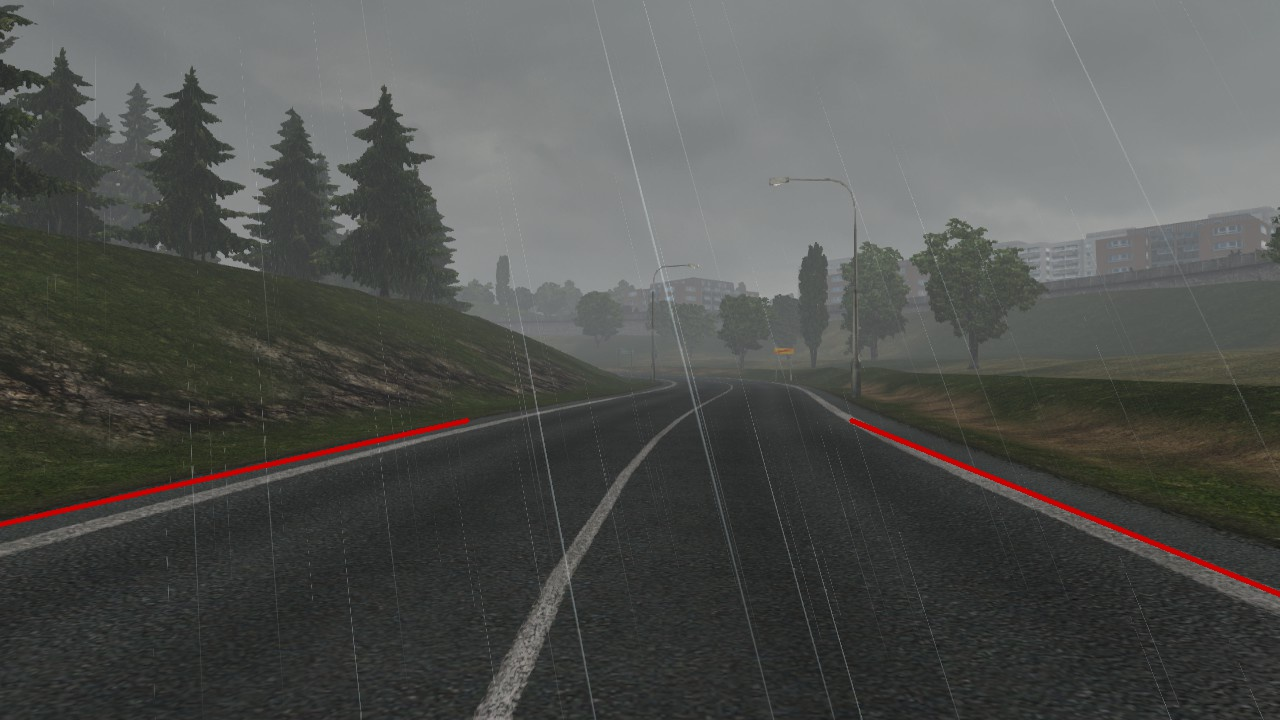
#> input picture screens/img_lanes.jpg, 1280 x 720 px
$ python -i image_processor.py   (imports and definitions only)
#> lines starting #> are read from the running program, lines starting #| are printed output that depends on the picture; after the words box and inside, x2 and y2 are one past the last pixel; in counts of white or black regions, pixels touching at a corner belong together
"""
The image processing library.
"""

import cv2 as cv
import numpy as np
from config import config


def process_image(img):
    """
    Process the current screenshot of the game and return the processed image.
    The process:
     - equalize the histogram to normalize the image
     - isolate the lane markings using morphological operations
     - find the edges using the Canny edge detector
     - blur the image with Gaussian blur
     - mask the image and retain only a specific region of interest
     - use the Hough probabilistic transform to find lines in image
     - keep only N longest lines
     - get the two lanes by averaging the lines
     - draw the lanes and lines on the image

    :param img: The current screenshot of the game to be processed (image)
    :return: the processed image with drawn lane, the lanes (array of length 4)
    """
    equ_img = equalize_hist(img)

    i_img = isolate_lane_markings(equ_img)

    edges = cv.Canny(i_img, config['canny_t1'], config['canny_t2'])

    blurred_img = cv.GaussianBlur(edges, (config['blur_sigma'], config['blur_sigma']), 0)
    masked_img = set_roi(blurred_img, np.int32(config['roi']))

    lines = hough_lines(masked_img)

    if lines is None:
        return masked_img, None, img

    lines = find_longest_lines(lines)

    lanes = find_lanes(lines)
    lane_lines = [make_line_points(720, 420, lanes[0]), make_line_points(720, 420, lanes[1])]

    img_lines = cv.cvtColor(masked_img, cv.COLOR_GRAY2BGR)
    img_lines = draw_lines(img_lines, lines, color=(200, 0, 0), thickness=2)
    img_lines = draw_lines(img_lines, lane_lines, color=(0, 0, 200), thickness=4)

    orig_img_lanes = draw_lines(img, lane_lines, color=(0, 0, 200), thickness=4)

    ret_lanes = (list(lanes[0]) if lanes[0] is not None else [-666, -666]) + \
                (list(lanes[1]) if lanes[1] is not None else [666, 666])

    return img_lines, ret_lanes, orig_img_lanes


def equalize_hist(img):
    """
    Normalize the image histogram to improve contrast and improve detection in low-light environments
    :param img: the image
    :return: the normalized image
    """

    gray = cv.cvtColor(img, cv.COLOR_BGR2GRAY)
    equ = cv.equalizeHist(gray)
    return equ


def isolate_lane_markings(img):
    """
    Isolate the lane markings with morphological operations.
    :param img: the image
    :return: the image with lane markings
    """

    kernel = np.ones((5, 5), np.uint8)
    opening = cv.morphologyEx(img, cv.MORPH_OPEN, kernel=kernel)
    dilation = cv.dilate(opening, kernel=kernel, iterations=1)

    return dilation


def find_longest_lines(lines):
    """
    Find the N longest lines.
    :param lines: the lines found by Hough transform
    :return: an array of length N, containing the N longest lines
    """

    # get lengths of all lines
    line_lengths = map(lambda l: np.sqrt((l[2] - l[0]) ** 2 + (l[3] - l[1]) ** 2), lines)

    # choose N longest lines
    longest_lines = np.array([lines[i] for i, _ in
                             sorted(enumerate(line_lengths), key=lambda p: p[1])[::-1][:config['n_longest_lines']]])

    return longest_lines


def find_lanes(lines):
    """
    Determines two lanes from a set of lines.
    Separate the lines into two sets based on their slope, then use a weighted average of slopes / intercepts
    (the weights are line lengths) to determine lanes. If a lane cannot be found, return None in its place.
    Taken from https://github.com/naokishibuya/car-finding-lane-lines

    :param lines: The array of lines, each line is represented with four coordinates.
    :return: the left and right lane, each is represented with slope and intercept.
    """

    left_lines = []
    left_weights = []
    right_lines = []
    right_weights = []

    for line in lines:
        x1, y1, x2, y2 = line

        # ignore a vertical line
        if x2 == x1:
            continue

        slope = (y2 - y1) / (x2 - x1)
        intercept = y1 - slope * x1
        length = np.sqrt((y2 - y1) ** 2 + (x2 - x1) ** 2)

        # if 0.0

        if slope < 0:  # y is reversed in image
            left_lines.append((slope, intercept))
            left_weights.append(length)
        else:
            right_lines.append((slope, intercept))
            right_weights.append(length)

    # add more weight to longer lines
    left_lane = np.dot(left_weights, left_lines) / np.sum(left_weights) if len(left_weights) > 0 else None
    right_lane = np.dot(right_weights, right_lines) / np.sum(right_weights) if len(right_weights) > 0 else None

    return left_lane, right_lane


def make_line_points(y1, y2, line):
    """
    Convert a line represented in slope and intercept into pixel points.
    Taken from https://github.com/naokishibuya/car-finding-lane-lines

    :param y1: first y coordinate of the line
    :param y2: second y coordinate of the line
    :param line: the slope and intercept of the line
    :return: an array of four coordinates [x1, y1, x2, y2]
    """

    if line is None:
        return None

    slope, intercept = line

    try:
        x1 = int((y1 - intercept) / slope)
        x2 = int((y2 - intercept) / slope)
        y1 = int(y1)
        y2 = int(y2)
        return [x1, y1, x2, y2]

    except OverflowError:
        return None


def set_roi(img, roi):
    """
    Mask the image, retain specified region of interest.

    :param img: the image to be masked
    :param roi: the region of interest
    :return: masked image
    """

    mask = np.zeros_like(img)
    cv.fillConvexPoly(mask, roi, (255, 255, 255))
    return cv.bitwise_and(img, mask)


def hough_lines(edges):
    """
    Fit lines to the edges in the image using the Hough probabilistic transform.

    :param edges: the result of Canny's edge detector (blurred)
    :return: an array of lines found by Hough transform
    """

    lines = cv.HoughLinesP(edges, rho=1, theta=np.pi / 180, threshold=config['hough_threshold'],
                           minLineLength=config['hough_min_line_length'], maxLineGap=config['hough_max_line_gap'])
    if lines is None:
        return None

    return np.array(list(map(lambda x: x[0], lines)))


def draw_lines(img, lines, color=(255, 255, 255), thickness=3):
    """
    Draw lines on the image.

    :param img: the image
    :param lines: the lines (each is an array of point coordinates)
    :param color: the color of the lines (default white)
    :param thickness: the thickness of the lines (default 3px)
    :return: the image with drawn lines
    """

    for line in lines:
        if line is None:
            continue
        x1, y1, x2, y2 = line
        cv.line(img, (x1, y1), (x2, y2), color, thickness)

    return img

>>> import cv2
>>> picture = cv2.imread('screens/img_lanes.jpg')
#> picture is the input picture: shape (720, 1280, 3); mean B, G, R 79.7, 82.5, 81.1
>>> result = process_image(picture)
#> in isolate_lane_markings, `dilation = cv.dilate(opening, kernel=kernel, iterations=1)`:
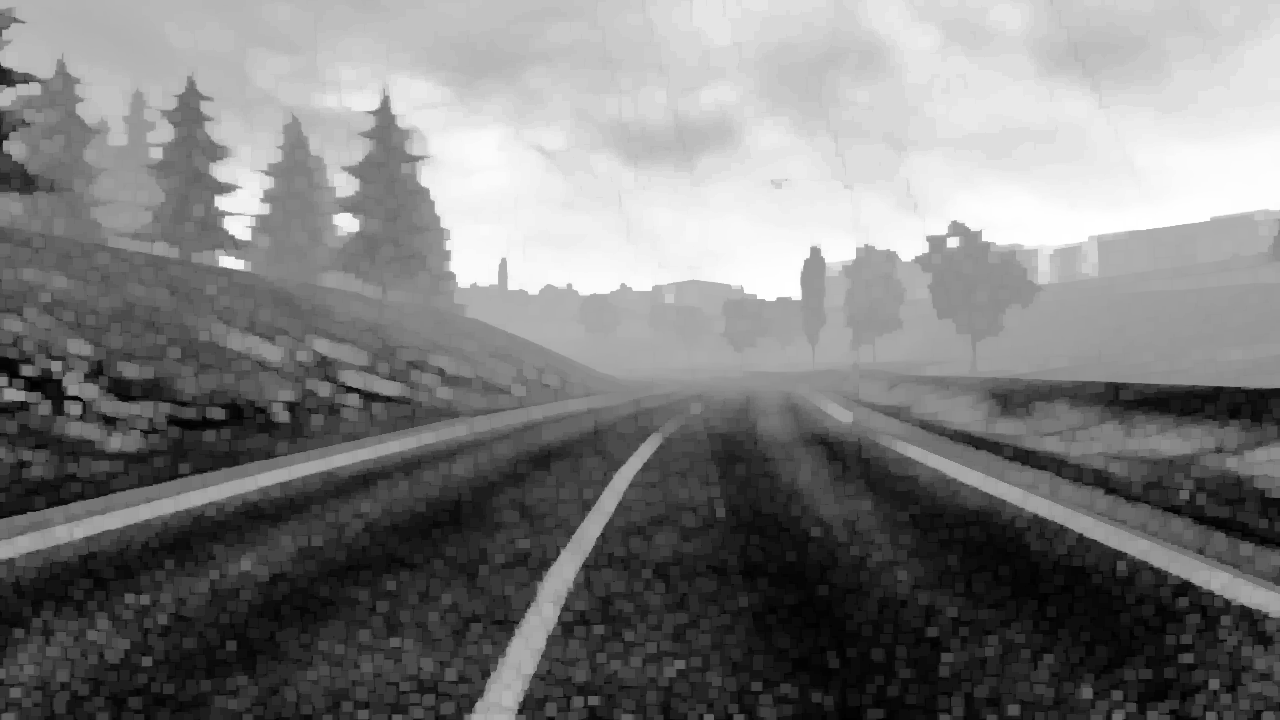
#> dilation: shape (720, 1280); min 0, max 255, mean 124.3
#> in process_image, `edges = cv.Canny(i_img, config['canny_t1'], config['canny_t2'])`:
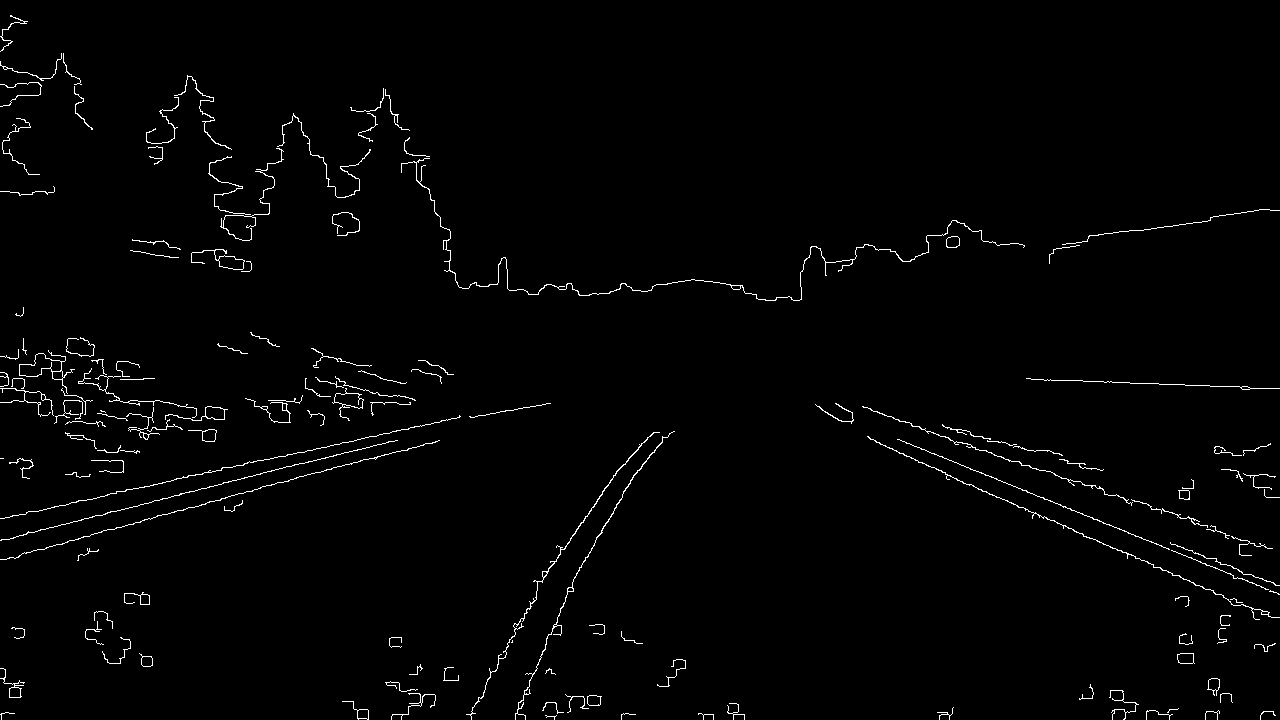
#> edges: shape (720, 1280); 1.5% white in thin lines or dots
#> in set_roi, `cv.fillConvexPoly(mask, roi, (255, 255, 255))`:
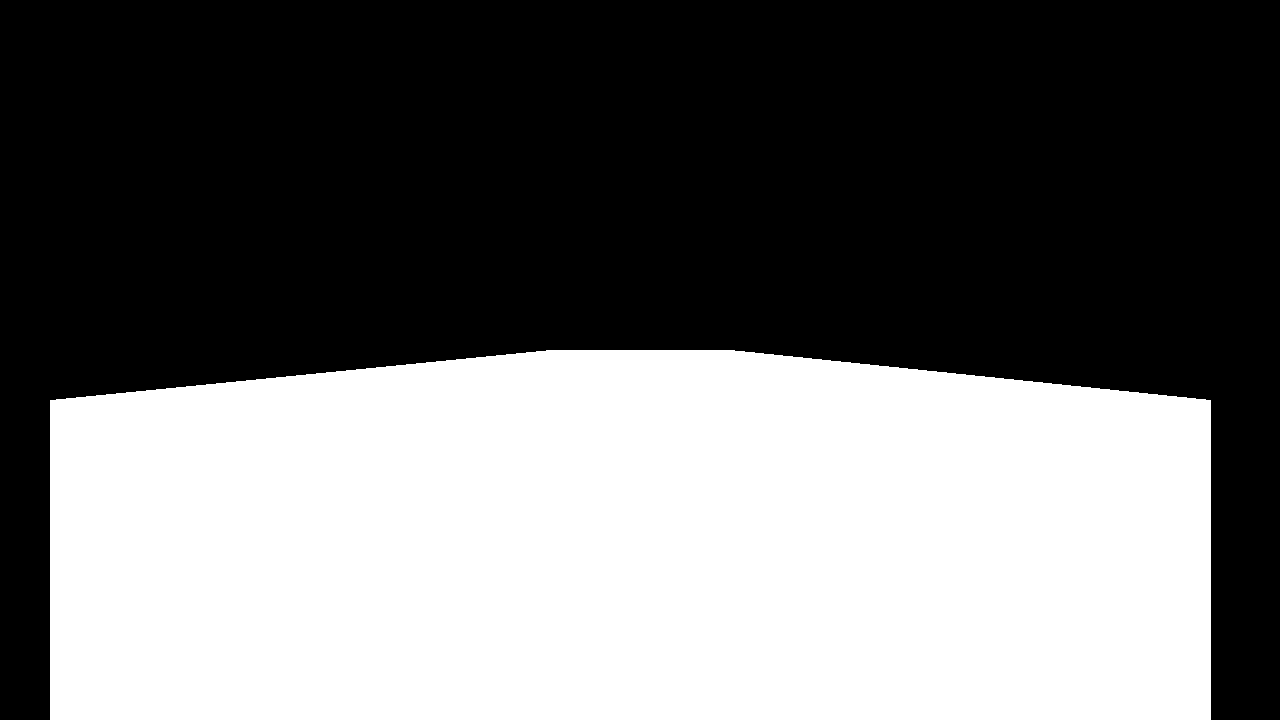
#> mask: shape (720, 1280); 43.9% white; 1 white region, box (x1, y1, x2, y2) and area: (50, 350, 1211, 720) 405000
#> in hough_lines, `lines = cv.HoughLinesP(edges, rho=1, theta=np.pi / 180, threshold=conf..`: lines = 275 rows, first 6: [63, 400, 228, 409], [208, 469, 409, 430], [869, 440, 1206, 590], [52, 547, 368, 457], [475, 418, 535, 404], [53, 525, 398, 439]
#> in find_longest_lines, `longest_lines = np.array([lines[i] for i, _ in sorted(enumerate(line_l..`: longest_lines = [[866, 437, 1210, 590], [861, 406, 1210, 526], [861, 407, 1210, 527], [869, 440, 1206, 590], [862, 407, 1209, 526], [870, 411, 1210, 528], [876, 442, 1204, 588], [50, 527, 398, 440], [53, 525, 398, 439], [896, 440, 1210, 567]]
#> in process_image, `lines = find_longest_lines(lines)`: lines has the same summary as longest_lines in find_longest_lines
#> the loop in find_lanes, `for line in lines:` made 10 passes
#> (x1, y1, x2, y2, slope, intercept, length) on passes 1 to 10: (866, 437, 1210, 590, 0.445, 51.83, 376.5), (861, 406, 1210, 526, 0.344, 110, 369.1), (861, 407, 1210, 527, 0.344, 111, 369.1), (869, 440, 1206, 590, 0.445, 53.2, 368.9), (862, 407, 1209, 526, 0.343, 111.4, 366.8), (870, 411, 1210, 528, 0.344, 111.6, 359.6), (876, 442, 1204, 588, 0.445, 52.07, 359), (50, 527, 398, 440, -0.25, 539.5, 358.7), (53, 525, 398, 439, -0.249, 538.2, 355.6), (896, 440, 1210, 567, 0.404, 77.61, 338.7)
#> after the loop in find_lanes, `for line in lines:`: left_lines = [(-0.25, 539.5), (-0.249, 538.2)]; left_weights = [358.7, 355.6]; right_lines = [(0.445, 51.83), (0.344, 110), (0.344, 111), (0.445, 53.2), (0.343, 111.4), (0.344, 111.6), (0.445, 52.07), (0.404, 77.61)]; right_weights = [376.5, 369.1, 369.1, 368.9, 366.8, 359.6, 359, 338.7]
#> in find_lanes, `left_lane = np.dot(left_weights, left_lines) / np.sum(left_weights) if..`: left_lane = [-0.25, 538.9]
#> in find_lanes, `right_lane = np.dot(right_weights, right_lines) / np.sum(right_weights..`: right_lane = [0.389, 84.83]
#> in process_image, `lanes = find_lanes(lines)`: lanes = ([-0.25, 538.9], [0.389, 84.83])
#> in make_line_points, `slope, intercept = line`: slope = -0.25; intercept = 538.9
#> in make_line_points, `x1 = int((y1 - intercept) / slope)`: x1 = -725
#> in make_line_points, `x2 = int((y2 - intercept) / slope)`: x2 = 476
#> in process_image, `lane_lines = [make_line_points(720, 420, lanes[0]), make_line_points(7..`: lane_lines = [[-725, 720, 476, 420], [1631, 720, 861, 420]]
#> the loop in draw_lines, `for line in lines:` made 10 passes
#> call 2 of draw_lines, with color = (0, 0, 200), thickness = 4
#> the loop in draw_lines (call 2), `for line in lines:` made 2 passes
#> after the loop in draw_lines (call 2), `for line in lines:`:
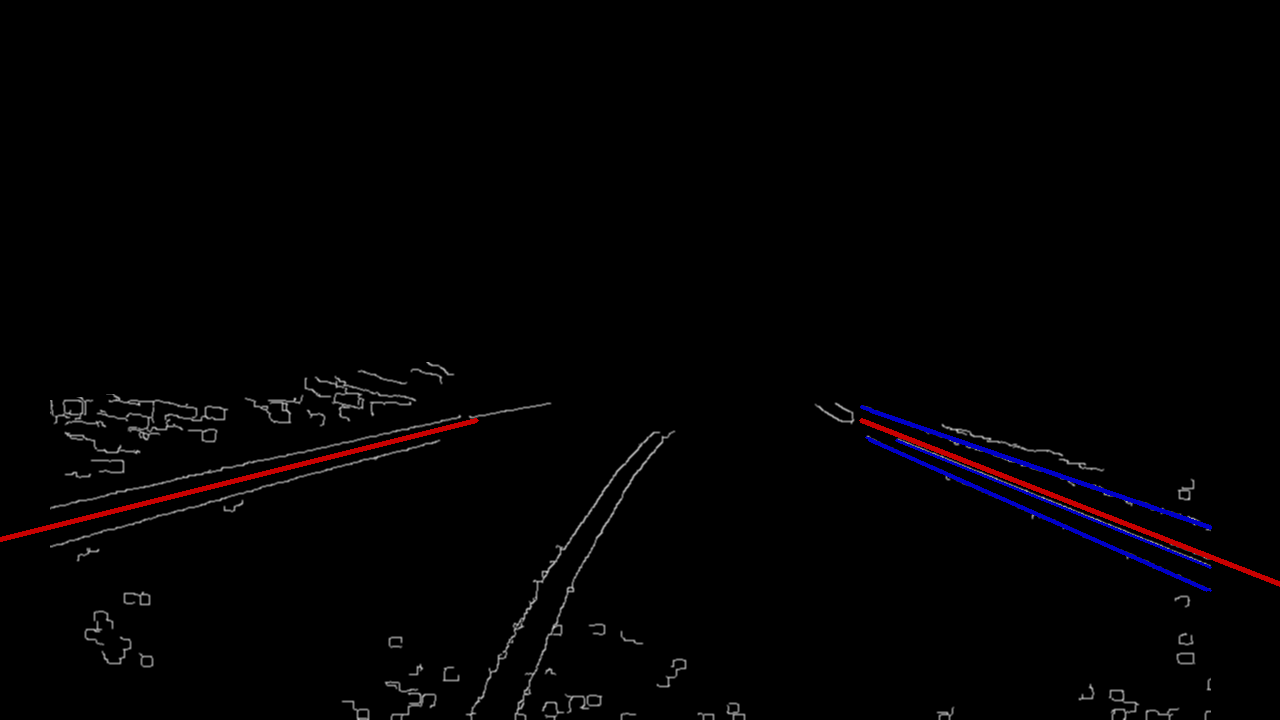
#> img: shape (720, 1280, 3); mean B, G, R 2.5, 1.6, 2.7
#> in process_image, `ret_lanes = (list(lanes[0]) if lanes[0] is not None else [-666, -666])..`: ret_lanes = [-0.25, 538.9, 0.389, 84.83]
